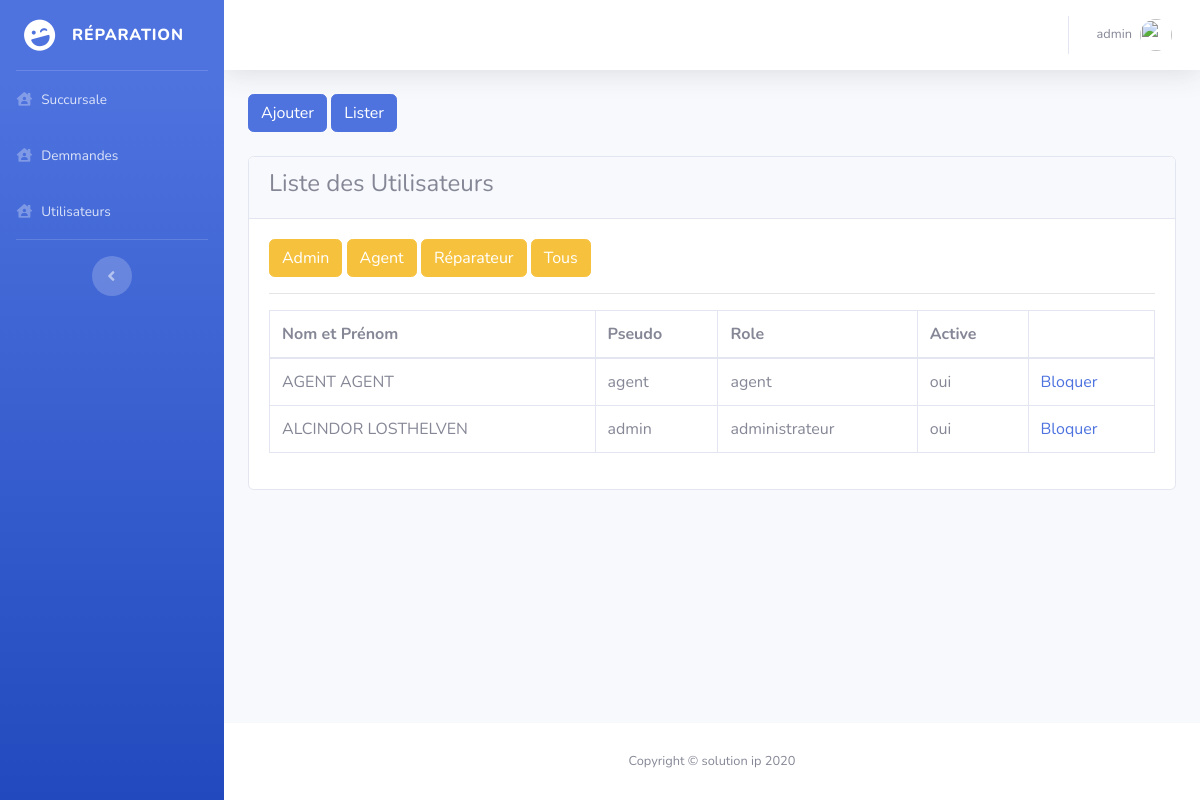
The app's page /utilisateur (signed in), older data.
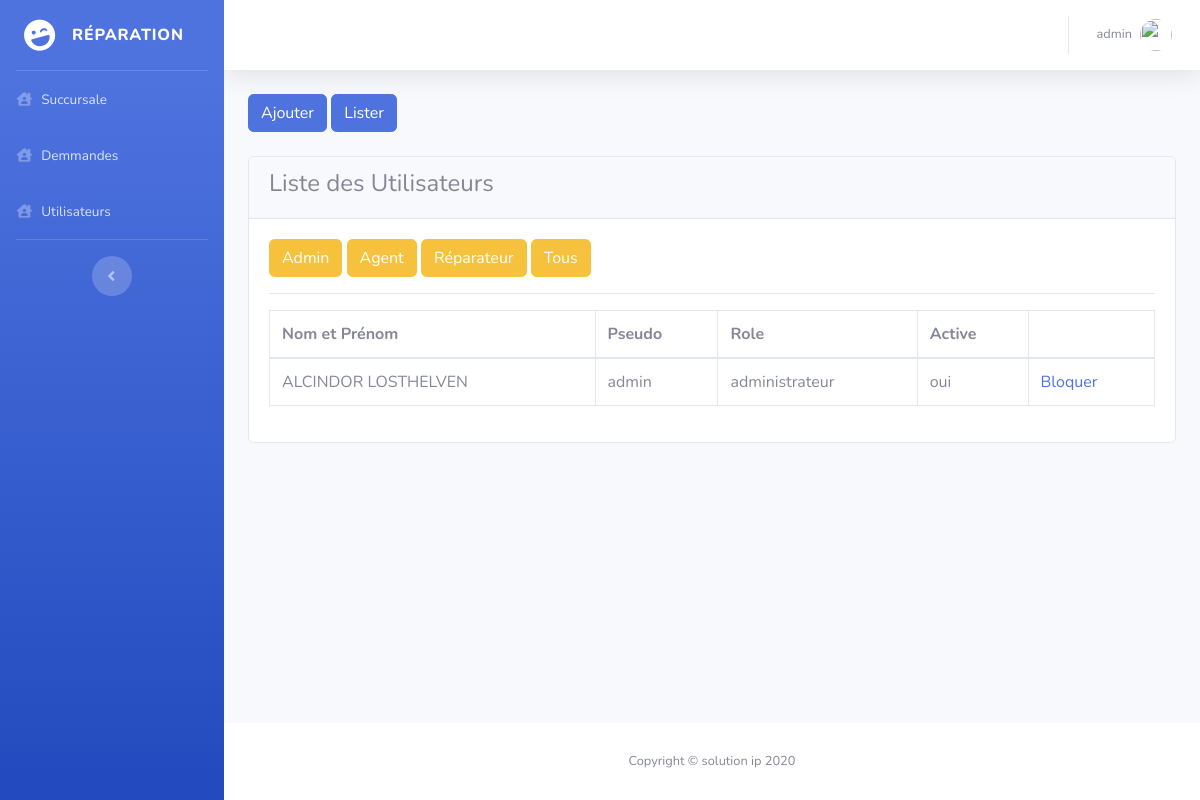
The same page, newer data.
### tables this page shows
CREATE TABLE IF NOT EXISTS `utilisateur` (
  `id` int(10) NOT NULL AUTO_INCREMENT,
  `pseudo` varchar(50) DEFAULT NULL,
  `id_succursal` varchar(50) DEFAULT NULL,
  `email` varchar(50) DEFAULT NULL,
  `role` varchar(50) DEFAULT NULL,
  `nom` varchar(50) DEFAULT NULL,
  `prenom` varchar(50) DEFAULT NULL,
  `motdepasse` text DEFAULT NULL,
  `active` enum('oui','non') DEFAULT NULL,
  `statut` enum('1','0') DEFAULT '0',
  `telephone` varchar(50) DEFAULT NULL,
  `photo` varchar(1000) DEFAULT NULL,
  `id_session` varchar(1000) DEFAULT NULL,
  PRIMARY KEY (`id`) USING BTREE,
  UNIQUE KEY `pseudo` (`pseudo`) USING BTREE
);

### app/DefaultApp/Controlleurs/UtilisateurControlleur.php (called while the page is built, shortened)
<?php
class UtilisateurControlleur extends BaseControlleur
{
    public function lister()
    {
        if(isset($_GET['tous'])){
            $listeUtilisateur = $this->getModel("utilisateur")->findAll();
        }elseif(isset($_GET['admin'])){
            $listeUtilisateur=Utilisateur::listeAdmin();
        }elseif(isset($_GET['agent'])){
            $listeUtilisateur=Utilisateur::listeAgent();
        }elseif(isset($_GET['reparateur'])){
            $listeUtilisateur=Utilisateur::listeReparateur();
        }else{
            $listeUtilisateur = $this->getModel("utilisateur")->findAll();
        }
        $variable['titre']="Liste des utilisateurs";
        $variable['listeUtilisateur']=$listeUtilisateur;
        $this->render("utilisateur/lister", $variable);
    }
}

### systeme/Routeur/Route.php (called while the page is built, shortened)
<?php
class Route
{
    private $chemin;
    private $callable;
    private $matches=[];
    public function __construct($chemin,$callable)
    {
        $this->callable=$callable;
        $this->chemin=trim($chemin,"/");
    }
    public function match($url)
    {
        $url=trim($url,"/");
        $chemin=preg_replace_callback("#:([\w]+)#",[$this,"parametreMatch"],$this->chemin);
        $regex="#^$chemin$#i";
        if(!preg_match($regex,$url,$matches)){
            return false;
        }
        array_shift($matches);
        $this->matches=$matches;
        return true;
    }
    public function call()
    {
        try{
            if(is_string($this->callable)){
                $parametres=explode(".",$this->callable);
                $action=$parametres[1];
                $controlleur=new $controlleur();
                return call_user_func_array([$controlleur,$action],$this->matches);
            }
            return call_user_func_array($this->callable,$this->matches);
        }catch (\Exception $ex){
            throw new \Exception($ex->getMessage());
        }
    }
}

### systeme/Routeur/Routeur.php (called while the page is built, shortened)
<?php
class Routeur
{
    private $url;
    private $routes = [];
    public function __construct($url)
    {
        $this->url = $url;
    }
    private function add($chemin, $callable, $nom, $methode)
    {
        $route = new Route($chemin, $callable);
        $this->routes[$methode][] = $route;
        return $route;
    }
    public function run()
    {
        foreach ($this->routes[$_SERVER['REQUEST_METHOD']] as $route) {
            if ($route->match($this->url)) {
                return $route->call();
            }
        }
        throw new \Exception("No route trouver pour " . $this->url);
    }
}

### systeme/Application/Application.php (called while the page is built, shortened)
<?php
class Application extends Session
{
    private static $routeur;
    private static $assette;
    private static $nomApp;
    public function __construct($configuration)
    {
        self::$routeur = new Routeur($configuration['url']);
        self::$nomApp = $configuration['nomApp'];
        self::$assette = new Assette();
    }
    public static function run()
    {
        try {
            return self::$routeur->run();
        } catch (\Exception $ex) {
            throw new \Exception($ex->getMessage());
        }
    }
    public static function nomApp()
    {
        return self::$nomApp;
    }
    public static function block($bloc)
    {
        return self::$assette->bloc($bloc);
    }
}

### public/app.php (called while the page is built, shortened)
<?php
try {
    app\DefaultApp\DefaultApp::run();
} catch (Exception $ex) {
    ?>
    <!DOCTYPE html>
    <html lang="en">
    <head>
        <meta charset="utf-8">
        <meta http-equiv="X-UA-Compatible" content="IE=edge">
        <meta name="viewport" content="width=device-width, initial-scale=1">
        <title>404 SGE</title>
        <link href="https://fonts.googleapis.com/css?family=Montserrat:700,900" rel="stylesheet">
        <!--[if lt IE 9]>
        <script src="https://oss.maxcdn.com/html5shiv/3.7.3/html5shiv.min.js"></script>
        <script src="https://oss.maxcdn.com/respond/1.4.2/respond.min.js"></script>
        <![endif]-->
        <style>
            * {
                -webkit-box-sizing: border-box;
                box-sizing: border-box;
            }
            body {
                padding: 0;
                margin: 0;
            }
            #notfound {
                position: relative;
                height: 100vh;
                background: #030005;
            }
            #notfound .notfound {
                position: absolute;
                left: 50%;
                top: 50%;
                -webkit-transform: translate(-50%, -50%);
                -ms-transform: translate(-50%, -50%);
                transform: translate(-50%, -50%);
            }
            .notfound {
                max-width: 767px;
                width: 100%;
                line-height: 1.4;
                text-align: center;
            }
            .notfound .notfound-404 {
                position: relative;
                height: 180px;
                margin-bottom: 20px;
                z-index: -1;
            }
            .notfound .notfound-404 h1 {
                font-family: 'Montserrat', sans-serif;
                position: absolute;
                left: 50%;
                top: 50%;
                -webkit-transform: translate(-50% , -50%);
                -ms-transform: translate(-50% , -50%);
                transform: translate(-50% , -50%);
                font-size: 224px;
                font-weight: 900;
                margin-top: 0px;
                margin-bottom: 0px;
                margin-left: -12px;
                color: #030005;
                text-transform: uppercase;
                text-shadow: -1px -1px 0px #8400ff, 1px 1px 0px #ff005a;
                letter-spacing: -20px;
            }
            .notfound .notfound-404 h2 {
                font-family: 'Montserrat', sans-serif;
                position: absolute;
                left: 0;
                right: 0;
                top: 110px;
                font-size: 42px;
                font-weight: 700;
                color: #fff;
                text-transform: uppercase;
                text-shadow: 0px 2px 0px #8400ff;
                letter-spacing: 13px;
                margin: 0;
            }
            .notfound a {
                font-family: 'Montserrat', sans-serif;
                display: inline-block;
                text-transform: uppercase;
                color: #ff005a;
                text-decoration: none;
                border: 2px solid;
                background: transparent;
                padding: 10px 40px;
                font-size: 14px;
                font-weight: 700;
                -webkit-transition: 0.2s all;
                transition: 0.2s all;
            }
            .notfound a:hover {
                color: #8400ff;
            }
            @media only screen and (max-width: 767px) {
                .notfound .notfound-404 h2 {
                    font-size: 24px;
                }
            }
            @media only screen and (max-width: 480px) {
                .notfound .notfound-404 h1 {
                    font-size: 182px;
                }
            }
        </style>
    </head>
    <body>
    <div id="notfound">
        <div class="notfound">
            <div class="notfound-404">
                <h1>404</h1>
                <h2>Page not found</h2>
            </div>
            <a href="dashboard">Acceuil</a><br>
            <span style="color: white">
                <?php
                echo $ex->getMessage();
                ?>
            </span>
        </div>
    </div>
    </body>
    </html>
    <?php
}

### systeme/Model/Model.php (called while the page is built, shortened)
<?php
class Model extends Session
{
    public static function connection()
    {
        return \systeme\Application\Application::connection();
    }
    private function getReflection($objet)
    {
        return new \ReflectionObject($objet);
    }
    private function reqFind($objet, $id = "")
    {
        try {
            $sourceReflection = new \ReflectionObject($objet);
            $nomTable = strtolower($sourceReflection->getShortName());
            $sourceProperties = $sourceReflection->getProperties();
            if ($sourceProperties['0']->getName() == 'table') {
                $sourceProperties['0']->setAccessible(true);
                $nomTable = $sourceProperties['0']->getValue($this);
            }
            if ($id == "") {
                $req = "select *from $nomTable ORDER BY id desc";
            } else {
                $req = "select *from $nomTable WHERE id=:id ORDER BY id desc";
            }
            return $req;
        } catch (\Exception $ex) {
            return $ex->getMessage();
        }
    }
    public
    function findAll()
    {
        try {
            $reflection = $this->getReflection($this);
            $con = self::connection();
            $requete = $this->reqFind($this);
            $stmt = $con->prepare($requete);
            $stmt->execute();
            $res = $stmt->fetchAll(\PDO::FETCH_CLASS, $reflection->getName());
            return $res;
        } catch (\Exception $ex) {
            throw new \Exception($ex->getMessage());
        }
    }
}

### systeme/Application/Session.php (called while the page is built, shortened)
<?php
class Session
{
    public function __construct()
    {
        $mycom = ob_get_clean();
        $findme = "Physical Address";
        $pmac = strpos($mycom, $findme);
        $mac = substr($mycom, ($pmac + 36), 17);
    }
}

### systeme/Model/Utilisateur.php (called while the page is built, shortened)
<?php
class Utilisateur extends Model
{
    protected $id;
    protected $pseudo;
    protected  $nom;
    protected $prenom;
    protected $role;
    protected $active;
    public function getId()
    {
        return $this->id;
    }
    public function getPseudo()
    {
        return strtolower($this->pseudo);
    }
    public function getNom()
    {
        return $this->nom;
    }
    public function getPrenom()
    {
        return $this->prenom;
    }
    public function getRole()
    {
        return $this->role;
    }
    public function getActive()
    {
        return strtolower($this->active);
    }
}

### app/DefaultApp/Vues/utilisateur/lister.php (the view, shortened to what the rows shown need)
<div class="row">
    <div class="col-md-12">
        <?= \systeme\Application\Application::block("menu_utilisateur") ?>
        <div class="card">
            <div class="card-body">
                <table class="table table-bordered  datatable">
                    <thead>
                    <tr>
                        <th>Nom et Prénom</th>
                        <th>Pseudo</th>
                        <th>Role</th>
                        <th>Active</th>
                        <th></th>
                    </tr>
                    </thead>
                    <tbody>
                    <?php
                    if(isset($listeUtilisateur))
                    {
                        foreach ($listeUtilisateur as $utilisateur) {
                            if($utilisateur->getPseudo()!="admin" or $utilisateur->getRole()!=="super_admin") {
                                ?>
                                <tr>
                                    <td><?= strtoupper($utilisateur->getNom() . " " . $utilisateur->getPrenom()); ?></td>
                                    <td><?= $utilisateur->getPseudo(); ?></td>
                                    <td><?= $utilisateur->getRole(); ?></td>
                                    <td><?= $utilisateur->getActive(); ?></td>
                                    <?php
                                    if ($utilisateur->getActive() == "oui") {
                                        ?>
                                        <td style="<?php if ($utilisateur) ?>">
                                            <a href="blocker-utilisateur-<?= $utilisateur->getId() ?>">Bloquer</a>
                                        </td>
                                        <?php
                                    }
                                    ?>
                                </tr>
                                <?php
                            }
                        }
                    }else
                    {
                        echo "Variabl listeEleve existe pas";
                    }
                    ?>
                    </tbody>
                </table>
            </div>
        </div>
    </div>
</div>

Row changes from the older to the newer data that the page shows:
removed utilisateur: $utilisateur->getNom() . " " . $utilisateur->getPrenom() "AGENT AGENT", pseudo "agent", role "agent", active "oui"
